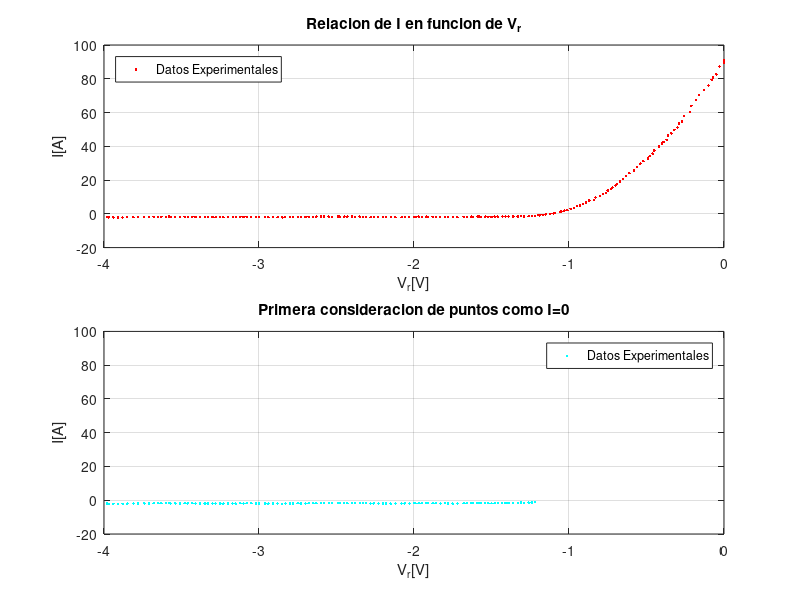
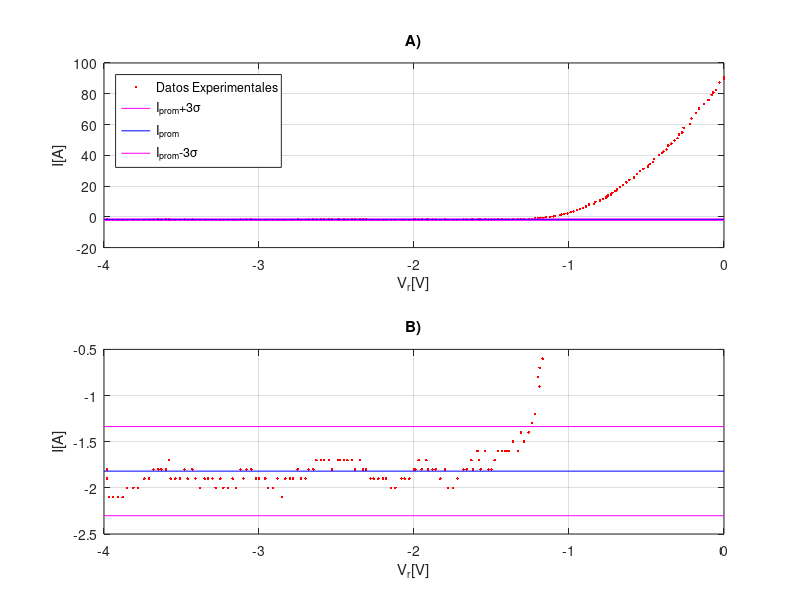
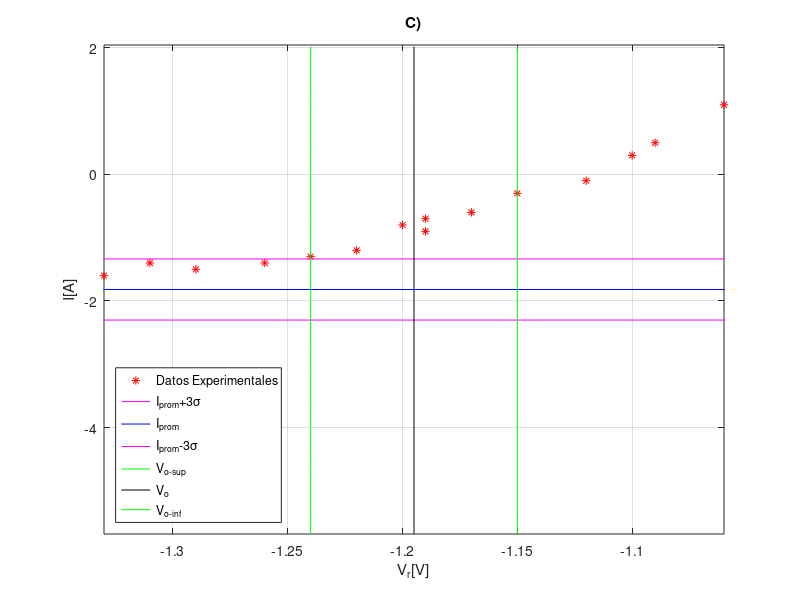

These figures' MATLAB source, in order:
clear all; close all;
Vr=[0	0	-0.03	-0.05	-0.07	-0.08	-0.1	-0.13	-0.16	-0.18	-0.21	-0.22	-0.26	-0.27	-0.29	-0.3	-0.32	-0.34	-0.36	-0.37	-0.39	-0.4	-0.42	-0.45	-0.46	-0.48	-0.49	-0.52	-0.54	-0.56	-0.58	-0.61	-0.63	-0.65	-0.67	-0.69	-0.7	-0.72	-0.73	-0.75	-0.76	-0.78	-0.8	-0.83	-0.84	-0.87	-0.89	-0.91	-0.93	-0.95	-0.97	-0.99	-1.01	-1.03	-1.05	-1.06	-1.09	-1.1	-1.12	-1.15	-1.17	-1.19	-1.19	-1.2	-1.22	-1.24	-1.26	-1.29	-1.31	-1.33	-1.36	-1.39	-1.41	-1.43	-1.46	-1.48	-1.5	-1.52	-1.54	-1.57	-1.58	-1.59	-1.62	-1.63	-1.66	-1.68	-1.72	-1.75	-1.78	-1.8	-1.83	-1.86	-1.88	-1.91	-1.92	-1.95	-1.97	-1.99	-2	-2.03	-2.06	-2.08	-2.12	-2.15	-2.18	-2.2	-2.23	-2.26	-2.28	-2.31	-2.33	-2.35	-2.38	-2.4	-2.43	-2.45	-2.48	-2.49	-2.53	-2.55	-2.58	-2.6	-2.63	-2.65	-2.68	-2.7	-2.73	-2.75	-2.78	-2.8	-2.83	-2.85	-2.88	-2.91	-2.94	-2.96	-3	-3.02	-3.05	-3.08	-3.1	-3.12	-3.15	-3.17	-3.2	-3.23	-3.25	-3.28	-3.3	-3.33	-3.35	-3.38	-3.41	-3.43	-3.46	-3.48	-3.51	-3.54	-3.57	-3.58	-3.6	-3.63	-3.65	-3.68	-3.71	-3.74	-3.78	-3.81	-3.85	-3.88	-3.91	-3.94	-3.97	-3.98	-3.98];
I=[90.9	89.4	87.3	82.6	80.8	79.3	76	73.5	70.3	67.5	64	60.4	57.9	54.8	53.4	51.1	49.7	47.6	46.3	43.8	42.5	41.6	40	37.5	35.7	34.2	32.8	31.2	29.7	27.7	25.6	24.1	22.4	20.6	19.2	17.8	16.7	15.5	14.6	13.8	12.5	11.6	10.6	9.7	8.3	7.9	6.6	5.9	5	4.5	3.5	3	2.2	1.9	1.4	1.1	0.5	0.3	-0.1	-0.3	-0.6	-0.7	-0.9	-0.8	-1.2	-1.3	-1.4	-1.5	-1.4	-1.6	-1.5	-1.6	-1.6	-1.6	-1.6	-1.7	-1.8	-1.8	-1.6	-1.8	-1.7	-1.6	-1.8	-1.7	-1.8	-1.8	-1.9	-2	-2	-1.8	-1.9	-1.8	-1.8	-1.8	-1.7	-1.8	-1.7	-1.8	-1.8	-1.9	-1.9	-1.9	-2	-2	-1.9	-1.9	-1.9	-1.9	-1.9	-1.8	-1.8	-1.7	-1.8	-1.7	-1.7	-1.7	-1.7	-1.7	-1.8	-1.7	-1.7	-1.7	-1.7	-1.8	-1.8	-1.9	-1.9	-1.8	-1.9	-1.9	-1.9	-2.1	-1.9	-2	-2	-1.9	-1.9	-1.9	-1.8	-1.8	-1.9	-1.8	-2	-1.9	-2	-2	-1.9	-2	-1.9	-1.9	-1.9	-2	-1.9	-1.8	-1.9	-1.8	-1.9	-1.9	-1.9	-1.7	-1.8	-1.8	-1.8	-1.8	-1.9	-1.9	-2	-2	-2	-2.1	-2.1	-2.1	-2.1	-1.9	-1.8];
volmax = -1.22; %%%%%%%%%%%%%%%%%%%% <-------------SELECCIONAR el valor de voltaje hasta el que se considera, inicialmente, que esta el 0
N=find(Vr == volmax);
n = 0; x(1) = 0; y(1) = 0;
for n = N:size(Vr,2)
  x(n-(N-1)) = Vr(n);
  y(n-(N-1)) = I(n);
end

prom=mean(y)
destan=std(y)
size(y,2)
xx = -4:1:0;Isup =prom+3*destan; Iprom= prom; Iinf = prom-3*destan; deltaI = 3*destan;
yysup = Isup*ones(1,5);
yyprom = Iprom*ones(1,5);
yyinf = Iinf*ones(1,5);
Vosup=-1.24; %%%%%%%%%%%%%%%%%%%% <-------------
Voinf=-1.15; %%%%%%%%%%%%%%%%%%%% <-------------SELECCIONAR el rango para el cual se considera que esta el primer voltaje fuera de la region 0
Vo=(Vosup+Voinf)/2
deltaVo=Vo-Vosup
xinf = Vo-((0.4/0.1)-1)*deltaVo; xsup = Vo+((0.4/0.1)-1)*deltaVo; ysup = Iprom+((0.45/0.05)-1)*deltaI;yinf = Iprom-((0.45/0.05)-1)*deltaI;
yf1= yinf:0.1:ysup;
xf1= Vosup*ones(1,length(yf1));
yf2= yinf:0.1:ysup;
xf2= Vo*ones(1,length(yf2));
yf3= yinf:0.1:ysup;
xf3= Voinf*ones(1,length(yf3));

figure(1);clf;
%%%%%%%%%%%%%%%%%%%%%%%%%%%%%%%%%%%%%%%%%%%%%%%%%%%%%%%%%%%%%%%%%%%%%%
subplot(2,2,1:2)
plot (Vr,I,'r.');grid on;
xlabel('V_{r}[V]');ylabel('I[A]');
legend('Datos Experimentales','Location','northwest')
title('Relacion de I en funcion de V_{r}')
%%%%%%%%%%%%%%%%%%%%%%%%%%%%%%%%%%%%%%%%%%%%%%%%%%%%%%%%%%%%%%%%%%%%%%
subplot(2,2,3:4)
plot (x,y,'c.');grid on;
axis([-4 0 -20 100])
xlabel('V_{r}[V]');ylabel('I[A]');
legend('Datos Experimentales')
title('Primera consideracion de puntos como I=0')

figure(2);clf;
%%%%%%%%%%%%%%%%%%%%%%%%%%%%%%%%%%%%%%%%%%%%%%%%%%%%%%%%%%%%%%%%%%%%%%
subplot(2,1,1)
plot (Vr,I,'r.',xx,yysup,'m-',xx,yyprom,'b-',xx,yyinf,'m-');grid on;
axis([-4 0 -20 100])
title('A)')
xlabel('V_{r}[V]');ylabel('I[A]');
legend('Datos Experimentales','I_{prom}+3\sigma','I_{prom}','I_{prom}-3\sigma','Location','northwest')
%%%%%%%%%%%%%%%%%%%%%%%%%%%%%%%%%%%%%%%%%%%%%%%%%%%%%%%%%%%%%%%%%%%%%%
subplot(2,1,2)
plot (Vr,I,'r.',xx,yysup,'m-',xx,yyprom,'b-',xx,yyinf,'m-');grid on;
title('B)')
xlabel('V_{r}[V]');ylabel('I[A]');
axis([-4 0 -2.5 -0.5])
%%%%%%%%%%%%%%%%%%%%%%%%%%%%%%%%%%%%%%%%%%%%%%%%%%%%%%%%%%%%%%%%%%%%%%
figure(3);clf;
plot (Vr,I,'r*',xx,yysup,'m-',xx,yyprom,'b-',xx,yyinf,'m-',xf1,yf1,'g',xf2,yf2,'k',xf3,yf3,'g');grid on;
title('C)')
axis([xinf xsup yinf ysup])
xlabel('V_{r}[V]');ylabel('I[A]');
legend('Datos Experimentales','I_{prom}+3\sigma','I_{prom}','I_{prom}-3\sigma','V_{o-sup}','V_{o}','V_{o-inf}','Location','southwest')
